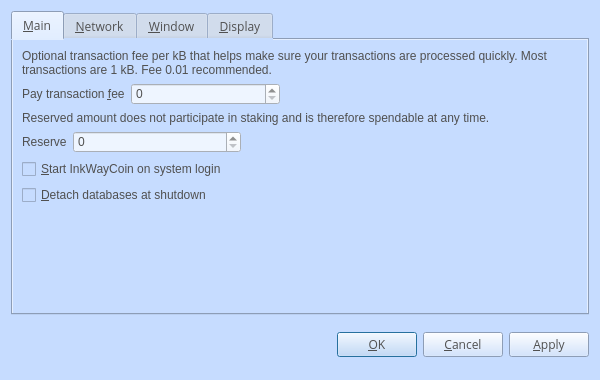
<?xml version="1.0" encoding="UTF-8"?>
<ui version="4.0">
 <class>OptionsDialog</class>
 <widget class="QDialog" name="OptionsDialog">
  <property name="geometry">
   <rect>
    <x>0</x>
    <y>0</y>
    <width>600</width>
    <height>380</height>
   </rect>
  </property>
  <property name="font">
   <font>
    <family>Open Sans,sans-serif</family>
   </font>
  </property>
  <property name="windowTitle">
   <string>Options</string>
  </property>
  <property name="styleSheet">
   <string notr="true">color:#505050;
font-family:'Open Sans,sans-serif';
background-color:rgb(198, 220, 255);</string>
  </property>
  <property name="sizeGripEnabled">
   <bool>false</bool>
  </property>
  <property name="modal">
   <bool>true</bool>
  </property>
  <layout class="QVBoxLayout" name="verticalLayout">
   <item>
    <widget class="QTabWidget" name="tabWidget">
     <property name="tabPosition">
      <enum>QTabWidget::North</enum>
     </property>
     <property name="currentIndex">
      <number>0</number>
     </property>
     <widget class="QWidget" name="tabMain">
      <attribute name="title">
       <string>&amp;Main</string>
      </attribute>
      <layout class="QVBoxLayout" name="verticalLayout_Main">
       <item>
        <widget class="QLabel" name="transactionFeeInfoLabel">
         <property name="text">
          <string>Optional transaction fee per kB that helps make sure your transactions are processed quickly. Most transactions are 1 kB. Fee 0.01 recommended.</string>
         </property>
         <property name="textFormat">
          <enum>Qt::PlainText</enum>
         </property>
         <property name="wordWrap">
          <bool>true</bool>
         </property>
        </widget>
       </item>
       <item>
        <layout class="QHBoxLayout" name="horizontalLayoutFee" stretch="0,1,2">
         <property name="sizeConstraint">
          <enum>QLayout::SetMaximumSize</enum>
         </property>
         <item>
          <widget class="QLabel" name="transactionFeeLabel">
           <property name="text">
            <string>Pay transaction &amp;fee</string>
           </property>
           <property name="textFormat">
            <enum>Qt::PlainText</enum>
           </property>
           <property name="buddy">
            <cstring>transactionFee</cstring>
           </property>
          </widget>
         </item>
         <item>
          <widget class="BitcoinAmountField" name="transactionFee">
           <property name="styleSheet">
            <string notr="true">background-color:rgb(238,245,255);</string>
           </property>
          </widget>
         </item>
         <item>
          <spacer name="horizontalSpacerFee">
           <property name="orientation">
            <enum>Qt::Horizontal</enum>
           </property>
           <property name="sizeHint" stdset="0">
            <size>
             <width>40</width>
             <height>20</height>
            </size>
           </property>
          </spacer>
         </item>
        </layout>
       </item>
       <item>
        <widget class="QLabel" name="reserveBalanceInfoLabel">
         <property name="text">
          <string>Reserved amount does not participate in staking and is therefore spendable at any time.</string>
         </property>
         <property name="textFormat">
          <enum>Qt::PlainText</enum>
         </property>
         <property name="wordWrap">
          <bool>true</bool>
         </property>
        </widget>
       </item>
       <item>
        <layout class="QHBoxLayout" name="horizontalLayoutReserveBalance" stretch="0,1,2">
         <item>
          <widget class="QLabel" name="reserveBalanceLabel">
           <property name="text">
            <string>Reserve</string>
           </property>
           <property name="textFormat">
            <enum>Qt::PlainText</enum>
           </property>
           <property name="buddy">
            <cstring>reserveBalance</cstring>
           </property>
          </widget>
         </item>
         <item>
          <widget class="BitcoinAmountField" name="reserveBalance">
           <property name="styleSheet">
            <string notr="true">background-color:rgb(238,245,255);</string>
           </property>
          </widget>
         </item>
         <item>
          <spacer name="horizontalSpacerReserveBalance">
           <property name="orientation">
            <enum>Qt::Horizontal</enum>
           </property>
           <property name="sizeHint" stdset="0">
            <size>
             <width>40</width>
             <height>20</height>
            </size>
           </property>
          </spacer>
         </item>
        </layout>
       </item>
       <item>
        <widget class="QCheckBox" name="bitcoinAtStartup">
         <property name="toolTip">
          <string>Automatically start inkwaycoin after logging in to the system.</string>
         </property>
         <property name="text">
          <string>&amp;Start InkWayCoin on system login</string>
         </property>
        </widget>
       </item>
       <item>
        <widget class="QCheckBox" name="detachDatabases">
         <property name="toolTip">
          <string>Detach block and address databases at shutdown. This means they can be moved to another data directory, but it slows down shutdown. The wallet is always detached.</string>
         </property>
         <property name="text">
          <string>&amp;Detach databases at shutdown</string>
         </property>
        </widget>
       </item>
       <item>
        <spacer name="verticalSpacer_Main">
         <property name="orientation">
          <enum>Qt::Vertical</enum>
         </property>
         <property name="sizeHint" stdset="0">
          <size>
           <width>20</width>
           <height>40</height>
          </size>
         </property>
        </spacer>
       </item>
      </layout>
     </widget>
     <widget class="QWidget" name="tabNetwork">
      <attribute name="title">
       <string>&amp;Network</string>
      </attribute>
      <layout class="QVBoxLayout" name="verticalLayout_Network">
       <item>
        <widget class="QCheckBox" name="mapPortUpnp">
         <property name="toolTip">
          <string>Automatically open the inkwaycoin client port on the router. This only works when your router supports UPnP and it is enabled.</string>
         </property>
         <property name="text">
          <string>Map port using &amp;UPnP</string>
         </property>
        </widget>
       </item>
       <item>
        <widget class="QCheckBox" name="connectSocks">
         <property name="toolTip">
          <string>Connect to the inkwaycoin network through a SOCKS proxy (e.g. when connecting through Tor).</string>
         </property>
         <property name="text">
          <string>&amp;Connect through SOCKS proxy:</string>
         </property>
        </widget>
       </item>
       <item>
        <layout class="QHBoxLayout" name="horizontalLayout_Network" stretch="0,2,0,1,0,1,2">
         <property name="sizeConstraint">
          <enum>QLayout::SetMaximumSize</enum>
         </property>
         <item>
          <widget class="QLabel" name="proxyIpLabel">
           <property name="text">
            <string>Proxy &amp;IP:</string>
           </property>
           <property name="textFormat">
            <enum>Qt::PlainText</enum>
           </property>
           <property name="buddy">
            <cstring>proxyIp</cstring>
           </property>
          </widget>
         </item>
         <item>
          <widget class="QValidatedLineEdit" name="proxyIp">
           <property name="maximumSize">
            <size>
             <width>140</width>
             <height>16777215</height>
            </size>
           </property>
           <property name="toolTip">
            <string>IP address of the proxy (e.g. 127.0.0.1)</string>
           </property>
           <property name="styleSheet">
            <string notr="true">background-color:rgb(238,245,255);</string>
           </property>
          </widget>
         </item>
         <item>
          <widget class="QLabel" name="proxyPortLabel">
           <property name="text">
            <string>&amp;Port:</string>
           </property>
           <property name="textFormat">
            <enum>Qt::PlainText</enum>
           </property>
           <property name="buddy">
            <cstring>proxyPort</cstring>
           </property>
          </widget>
         </item>
         <item>
          <widget class="QLineEdit" name="proxyPort">
           <property name="minimumSize">
            <size>
             <width>40</width>
             <height>0</height>
            </size>
           </property>
           <property name="maximumSize">
            <size>
             <width>55</width>
             <height>16777215</height>
            </size>
           </property>
           <property name="toolTip">
            <string>Port of the proxy (e.g. 9050)</string>
           </property>
           <property name="styleSheet">
            <string notr="true">background-color:rgb(238,245,255);</string>
           </property>
          </widget>
         </item>
         <item>
          <widget class="QLabel" name="socksVersionLabel">
           <property name="text">
            <string>SOCKS &amp;Version:</string>
           </property>
           <property name="textFormat">
            <enum>Qt::PlainText</enum>
           </property>
           <property name="buddy">
            <cstring>socksVersion</cstring>
           </property>
          </widget>
         </item>
         <item>
          <widget class="QValueComboBox" name="socksVersion">
           <property name="toolTip">
            <string>SOCKS version of the proxy (e.g. 5)</string>
           </property>
          </widget>
         </item>
         <item>
          <spacer name="horizontalSpacer_Network">
           <property name="orientation">
            <enum>Qt::Horizontal</enum>
           </property>
           <property name="sizeHint" stdset="0">
            <size>
             <width>40</width>
             <height>20</height>
            </size>
           </property>
          </spacer>
         </item>
        </layout>
       </item>
       <item>
        <spacer name="verticalSpacer_Network">
         <property name="orientation">
          <enum>Qt::Vertical</enum>
         </property>
         <property name="sizeHint" stdset="0">
          <size>
           <width>20</width>
           <height>40</height>
          </size>
         </property>
        </spacer>
       </item>
      </layout>
     </widget>
     <widget class="QWidget" name="tabWindow">
      <attribute name="title">
       <string>&amp;Window</string>
      </attribute>
      <layout class="QVBoxLayout" name="verticalLayout_Window">
       <item>
        <widget class="QCheckBox" name="minimizeToTray">
         <property name="toolTip">
          <string>Show only a tray icon after minimizing the window.</string>
         </property>
         <property name="text">
          <string>&amp;Minimize to the tray instead of the taskbar</string>
         </property>
        </widget>
       </item>
       <item>
        <widget class="QCheckBox" name="minimizeOnClose">
         <property name="toolTip">
          <string>Minimize instead of exit the application when the window is closed. When this option is enabled, the application will be closed only after selecting Quit in the menu.</string>
         </property>
         <property name="text">
          <string>M&amp;inimize on close</string>
         </property>
        </widget>
       </item>
       <item>
        <spacer name="verticalSpacer_Window">
         <property name="orientation">
          <enum>Qt::Vertical</enum>
         </property>
         <property name="sizeHint" stdset="0">
          <size>
           <width>20</width>
           <height>40</height>
          </size>
         </property>
        </spacer>
       </item>
      </layout>
     </widget>
     <widget class="QWidget" name="tabDisplay">
      <attribute name="title">
       <string>&amp;Display</string>
      </attribute>
      <layout class="QVBoxLayout" name="verticalLayout_Display">
       <item>
        <layout class="QHBoxLayout" name="horizontalLayout_1_Display" stretch="0,1">
         <item>
          <widget class="QLabel" name="langLabel">
           <property name="text">
            <string>User Interface &amp;language:</string>
           </property>
           <property name="textFormat">
            <enum>Qt::PlainText</enum>
           </property>
           <property name="buddy">
            <cstring>lang</cstring>
           </property>
          </widget>
         </item>
         <item>
          <widget class="QValueComboBox" name="lang">
           <property name="toolTip">
            <string>The user interface language can be set here. This setting will take effect after restarting inkwaycoin.</string>
           </property>
          </widget>
         </item>
        </layout>
       </item>
       <item>
        <layout class="QHBoxLayout" name="horizontalLayout_2_Display" stretch="0,1">
         <item>
          <widget class="QLabel" name="unitLabel">
           <property name="text">
            <string>&amp;Unit to show amounts in:</string>
           </property>
           <property name="textFormat">
            <enum>Qt::PlainText</enum>
           </property>
           <property name="buddy">
            <cstring>unit</cstring>
           </property>
          </widget>
         </item>
         <item>
          <widget class="QValueComboBox" name="unit">
           <property name="toolTip">
            <string>Choose the default subdivision unit to show in the interface and when sending coins.</string>
           </property>
          </widget>
         </item>
        </layout>
       </item>
       <item>
        <widget class="QCheckBox" name="displayAddresses">
         <property name="toolTip">
          <string>Whether to show inkwaycoin addresses in the transaction list or not.</string>
         </property>
         <property name="text">
          <string>&amp;Display addresses in transaction list</string>
         </property>
        </widget>
       </item>
       <item>
        <widget class="QCheckBox" name="coinControlFeatures">
         <property name="toolTip">
          <string>Whether to show coin control features or not.</string>
         </property>
         <property name="text">
          <string>Display coin &amp;control features (experts only!)</string>
         </property>
        </widget>
       </item>
       <item>
        <spacer name="verticalSpacer_Display">
         <property name="orientation">
          <enum>Qt::Vertical</enum>
         </property>
         <property name="sizeHint" stdset="0">
          <size>
           <width>20</width>
           <height>40</height>
          </size>
         </property>
        </spacer>
       </item>
      </layout>
     </widget>
    </widget>
   </item>
   <item>
    <layout class="QHBoxLayout" name="horizontalLayout_Buttons" stretch="1,1,1,0,0,0">
     <property name="sizeConstraint">
      <enum>QLayout::SetMaximumSize</enum>
     </property>
     <item>
      <spacer name="horizontalSpacer_1">
       <property name="orientation">
        <enum>Qt::Horizontal</enum>
       </property>
       <property name="sizeHint" stdset="0">
        <size>
         <width>40</width>
         <height>48</height>
        </size>
       </property>
      </spacer>
     </item>
     <item>
      <widget class="QLabel" name="statusLabel">
       <property name="font">
        <font>
         <family>Open Sans,sans-serif</family>
        </font>
       </property>
       <property name="text">
        <string/>
       </property>
       <property name="textFormat">
        <enum>Qt::PlainText</enum>
       </property>
       <property name="wordWrap">
        <bool>true</bool>
       </property>
      </widget>
     </item>
     <item>
      <spacer name="horizontalSpacer_2">
       <property name="orientation">
        <enum>Qt::Horizontal</enum>
       </property>
       <property name="sizeHint" stdset="0">
        <size>
         <width>40</width>
         <height>48</height>
        </size>
       </property>
      </spacer>
     </item>
     <item>
      <widget class="QPushButton" name="okButton">
       <property name="text">
        <string>&amp;OK</string>
       </property>
      </widget>
     </item>
     <item>
      <widget class="QPushButton" name="cancelButton">
       <property name="text">
        <string>&amp;Cancel</string>
       </property>
       <property name="autoDefault">
        <bool>false</bool>
       </property>
      </widget>
     </item>
     <item>
      <widget class="QPushButton" name="applyButton">
       <property name="text">
        <string>&amp;Apply</string>
       </property>
       <property name="autoDefault">
        <bool>false</bool>
       </property>
      </widget>
     </item>
    </layout>
   </item>
  </layout>
 </widget>
 <customwidgets>
  <customwidget>
   <class>BitcoinAmountField</class>
   <extends>QSpinBox</extends>
   <header>bitcoinamountfield.h</header>
   <container>1</container>
  </customwidget>
  <customwidget>
   <class>QValidatedLineEdit</class>
   <extends>QLineEdit</extends>
   <header>qvalidatedlineedit.h</header>
  </customwidget>
  <customwidget>
   <class>QValueComboBox</class>
   <extends>QComboBox</extends>
   <header>qvaluecombobox.h</header>
  </customwidget>
 </customwidgets>
 <resources/>
 <connections/>
</ui>
